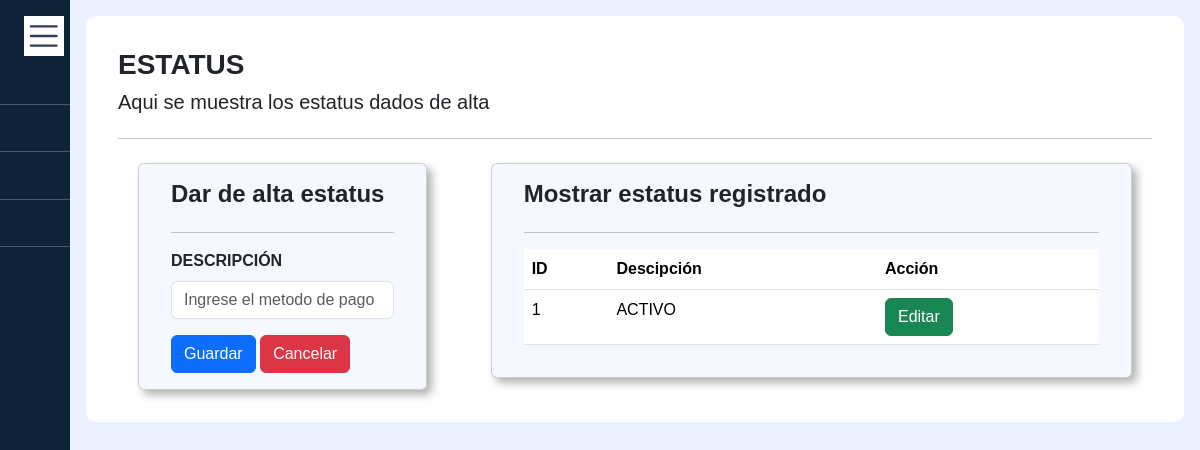
The app's page /Estatus/, older data.
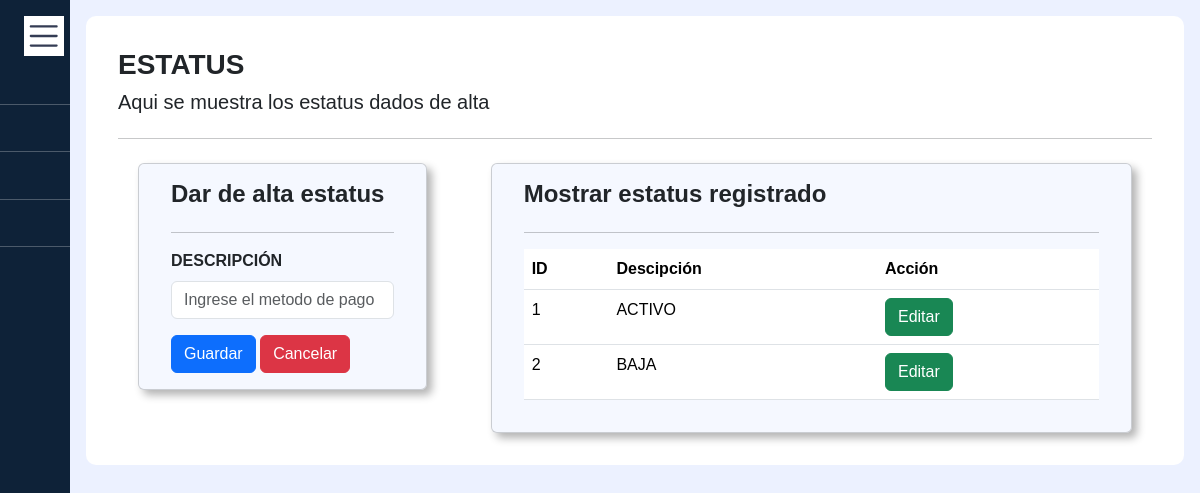
The same page, newer data.
### Aplicacion/models.py (models this page shows)
class tblEstatus(models.Model):
    ID = models.AutoField(primary_key=True)
    Descripcion = models.CharField(max_length=30, null=True)

### Aplicacion/Consultas/Subtablas/mostrarS.py (the view)
# urls.py: path('Estatus/', mostrarS.tablaEstatus, name='T_Estatus'),
def tablaEstatus(request):
    data = tblEstatus.objects.all()
    return render(request, 'Subtabla/Estatus/index.html', {"data": data})

### Aplicacion/templates/Subtabla/Estatus/index.html (shortened to what this page needs)
{% extends "include/header.html" %}
{% load static %}
{% block body %}
<div class="contenedor-tabla-alta">
    <h3 class="titulo-contenedor"><strong>ESTATUS</strong></h3>
    <h5 class="texto-contenedor mb-4">Aqui se muestra los estatus dados de alta</h5>
    <hr class="mb-4">
    <div class="row">
        <div class="col-sm-12 col-md-4 col-lg-4 form-alta">
            <div class="card card-contenido-alta">
                <h4><strong>Dar de alta estatus</strong></h4>
                <hr>
                <form action="{% url 'G_Estatus' %}" method="POST" autocomplete="off">
                    <div class="mb-3">
                        <label for="exampleInputEmail1" class="form-label"><b>DESCRIPCIÓN</b></label>
                        <input type="text" class="form-control" placeholder="Ingrese el metodo de pago"
                            name="descripcion" required autofocus>
                    </div>
                    <button type="submit" class="btn btn-primary">Guardar</button>
                    <a href="{% url 'T_Estatus'%}">
                        <button type="button" class="btn btn-danger cancelarBoton">Cancelar</button>
                    </a>
                </form>
            </div>
        </div>
        <div class="col-sm-12 col-md-8 col-lg-8 tabla-alta">
            <div class="card card-contenido-alta">
                <h4><strong>Mostrar estatus registrado</strong></h4>
                <hr>
                <table class="table table-hover">
                    <thead>
                        <tr>
                            <th>ID</th>
                            <th>Descipción</th>
                            <th>Acción</th>
                        </tr>
                    </thead>
                    <tbody>
                        {% for datos in data %}
                        <tr>
                            <td>{{datos.ID}}</td>
                            <td>{{datos.Descripcion}}</td>
                            <td>
                                <form action="{% url 'E_Estatus' %}" method="POST" autocomplete="off">
                                    <button class="btn btn-success">Editar</button>
                                </form>
                            </td>
                        </tr>
                        {% endfor %}
                    </tbody>
                </table>
            </div>
        </div>
    </div>
</div>
{% endblock %}

### Aplicacion/templates/include/header.html (shortened to what this page needs)
<!DOCTYPE html>
<html lang="es">
<head>
    {% load static %}
    <link href="https://cdn.lineicons.com/4.0/lineicons.css" rel="stylesheet" />
    <link href="{% static 'bootstrap/css/bootstrap.min.css' %}" rel="stylesheet">
    <link href="{% static 'assets/css/style.css' %}" rel="stylesheet">
</head>
<body>
    <div class="wrapper">
        <aside id="sidebar">
            <div class="d-flex">
                <button class="toggle-btn" type="button">
                </button>
            </div>
            <ul class="sidebar-nav">
                <hr class="m-0 p-0 text-white">
                <li class="sidebar-item">
                    <a href="{% url 'T_Inicio' %}" class="sidebar-link">
                    </a>
                </li>
                <hr class="m-0 p-0 text-white">
                <li class="sidebar-item">
                    <a href="#" class="sidebar-link collapsed has-dropdown" data-bs-toggle="collapse"
                        data-bs-target="#darAlta" aria-expanded="false" aria-controls="auth">
                    </a>
                </li>
                <hr class="m-0 p-0 text-white">
                <li class="sidebar-item">
                    <a href="{% url 'C_Proyecto' %}" class="sidebar-link">
                    </a>
                </li>
                <hr class="m-0 p-0 text-white">
            </ul>
        </aside>
        <div class="main p-3">
            {% block body %}
            {% endblock %}
        </div>
    </div>
</body>
</html>

### static/assets/css/style.css (style rules this page uses)
a { text-decoration: none; }
li { list-style: none; }
body { font-family: 'Poppins', sans-serif; }
.wrapper { display: flex; }
.main { min-height: 100vh; width: 100%; overflow: hidden; transition: all 0.35s ease-in-out; background-color: #ecf1ff; }
#sidebar { width: 70px; min-width: 70px; z-index: 1000; transition: all .25s ease-in-out; background-color: #0e2238; display: flex; flex-direction: column; }
.toggle-btn { background-color: transparent; cursor: pointer; border: 0; padding: 1rem 1.5rem; }
.sidebar-nav { padding: 2rem 0; flex: 1 1 auto; }
a.sidebar-link { padding: .625rem 1.625rem; color: #FFF; display: block; font-size: 0.9rem; white-space: nowrap; border-left: 3px solid transparent; }
.sidebar-item { position: relative; }
.contenedor-tabla-alta { background-color: #FFF; padding: 2rem; border-radius: 10px; }
.form-alta { padding: 0 2rem; }
.tabla-alta { padding: 0 2rem; }
.card-contenido-alta { padding: 1rem 2rem; box-shadow: 5px 5px 8px rgba(0, 0, 0, 0.3); background-color: #ecf1ff81; }

Row changes from the older to the newer data that the page shows:
added tblEstatus: ID "2", Descripcion "BAJA"
